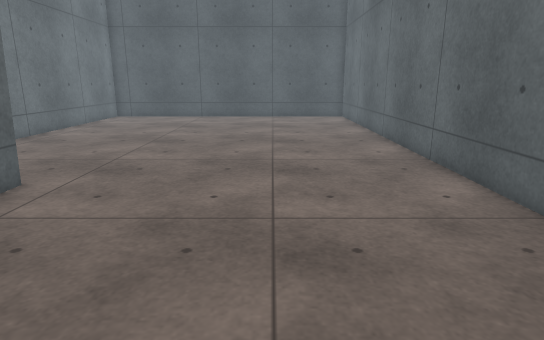
[1] (above)

13 first-person views from a walk through a scene from a Unity 3-D project. The camera is 1.2 m above the floor, tilts 14° down and sees 75° across. The floor is counted in squares, 0.5 m on a side. Each view is taken from the middle of a square. On the plan, view 1 faces up. The plan holds only what a view shows up to about 20 squares ahead; the rest is blank. The place goes on beyond the plan. Surface patterns are stand-ins for the level's own textures.

[2]
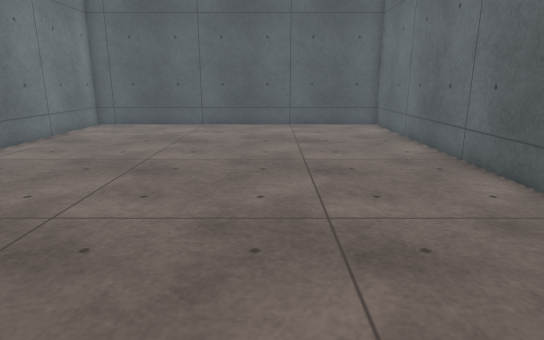

[3]
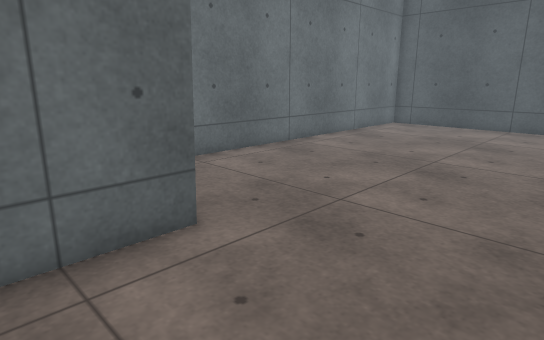

[4]
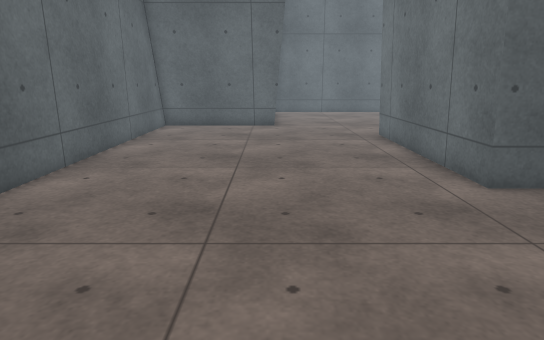

[5]
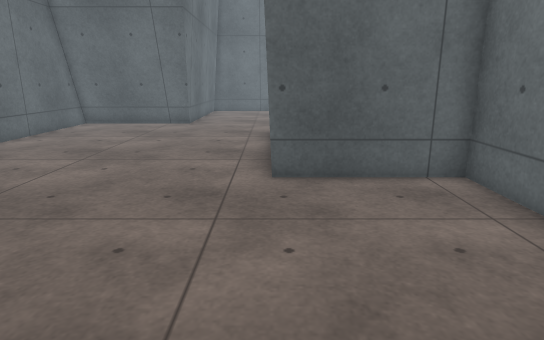

[6]
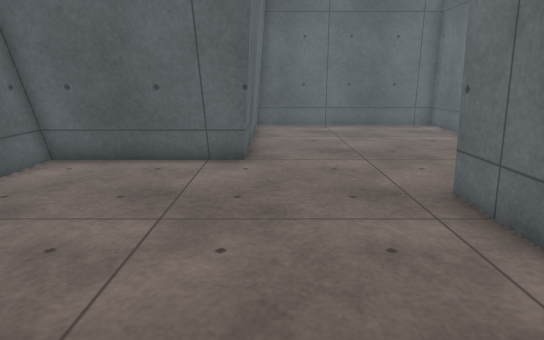

[7]
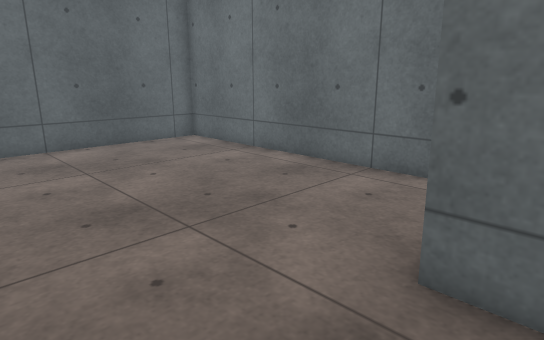

[8]
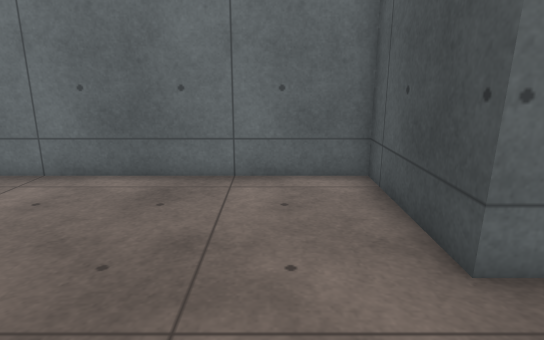

[9]
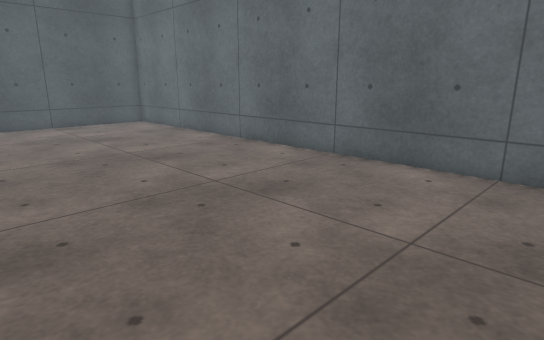

[10]
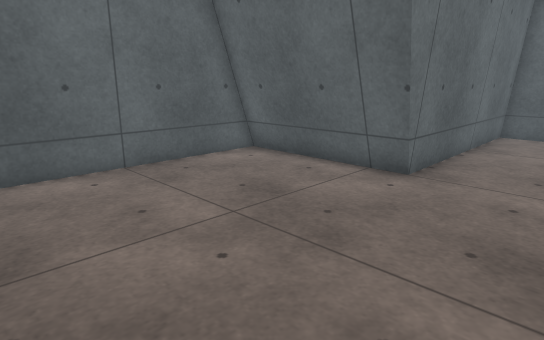

[11]
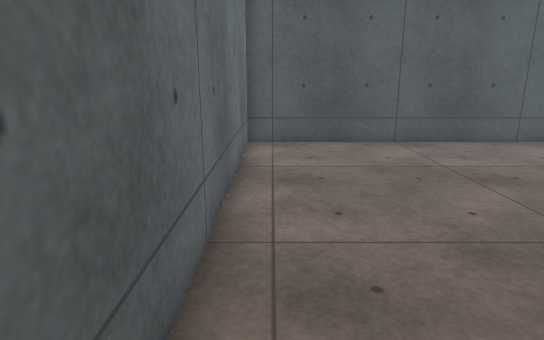

[12]
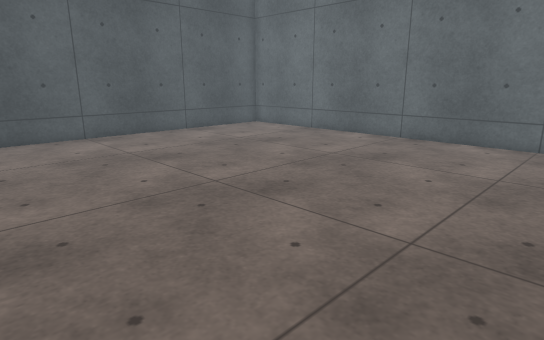

[13]
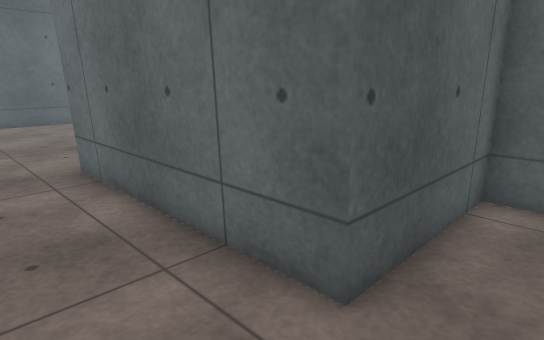

### Floor plan
Points are (right, up) in squares from view 1. A wall is a line through its corners. A room is listed if a view was taken in it or the views show most of it. See-through windows are left out.
Room 1 (views 1, 2, 3, 4, 5, 6, 7, 9, 10, 11, 12, 13)
walls: (-1.3, -2.9) (5, -2.9); (-1.3, -3.2) (5, -3.2); (5, -3.7) (5, 25.4) (-11, 25.4) (-11, 8.2) (-5.9, 8.2) (-5.9, -0.5)
low walls: (-1.3, -3.4) (5, -3.4); (-1.3, -3.6) (5, -3.6); (-1.3, -3.7) (5, -3.7)
ways out: opening at (-3, -1.6) to room 2
Room 2 (view 8)
walls: (-5.9, -0.5) (-11, -0.5) (-11, -13.1) (-1.3, -13.1) (-1.3, -3.7)
ways out: opening at (-3, -1.6) to room 1

Where each view was taken, in squares from view 1:
view 1: 0 up, 0 right, facing up
view 2: 5 up, 1 left, facing up
view 3: 5 up, 1 left, facing up-left
view 4: 16 up, 1 left, facing down
view 5: 17 up, 6 left, facing down
view 6: 7 up, 2 left, facing down
view 7: 1 up, 2 left, facing down-left
view 8: 3 down, 2 left, facing left
view 9: 4 up, 5 left, facing up-right
view 10: 5 up, 5 left, facing down-right
view 11: 11 up, 10 left, facing up
view 12: 9 up, 10 left, facing up-right
view 13: 10 up, 3 left, facing down-left
